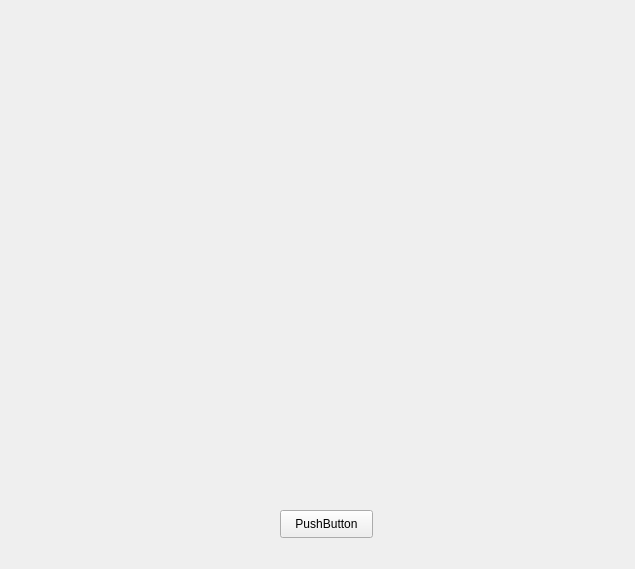
<?xml version="1.0" encoding="UTF-8"?>
<ui version="4.0">
 <class>Form</class>
 <widget class="QWidget" name="Form">
  <property name="geometry">
   <rect>
    <x>0</x>
    <y>0</y>
    <width>635</width>
    <height>569</height>
   </rect>
  </property>
  <property name="windowTitle">
   <string>Form</string>
  </property>
  <widget class="QPushButton" name="pushButton">
   <property name="geometry">
    <rect>
     <x>280</x>
     <y>510</y>
     <width>93</width>
     <height>28</height>
    </rect>
   </property>
   <property name="text">
    <string>PushButton</string>
   </property>
  </widget>
 </widget>
 <resources/>
 <connections/>
</ui>
